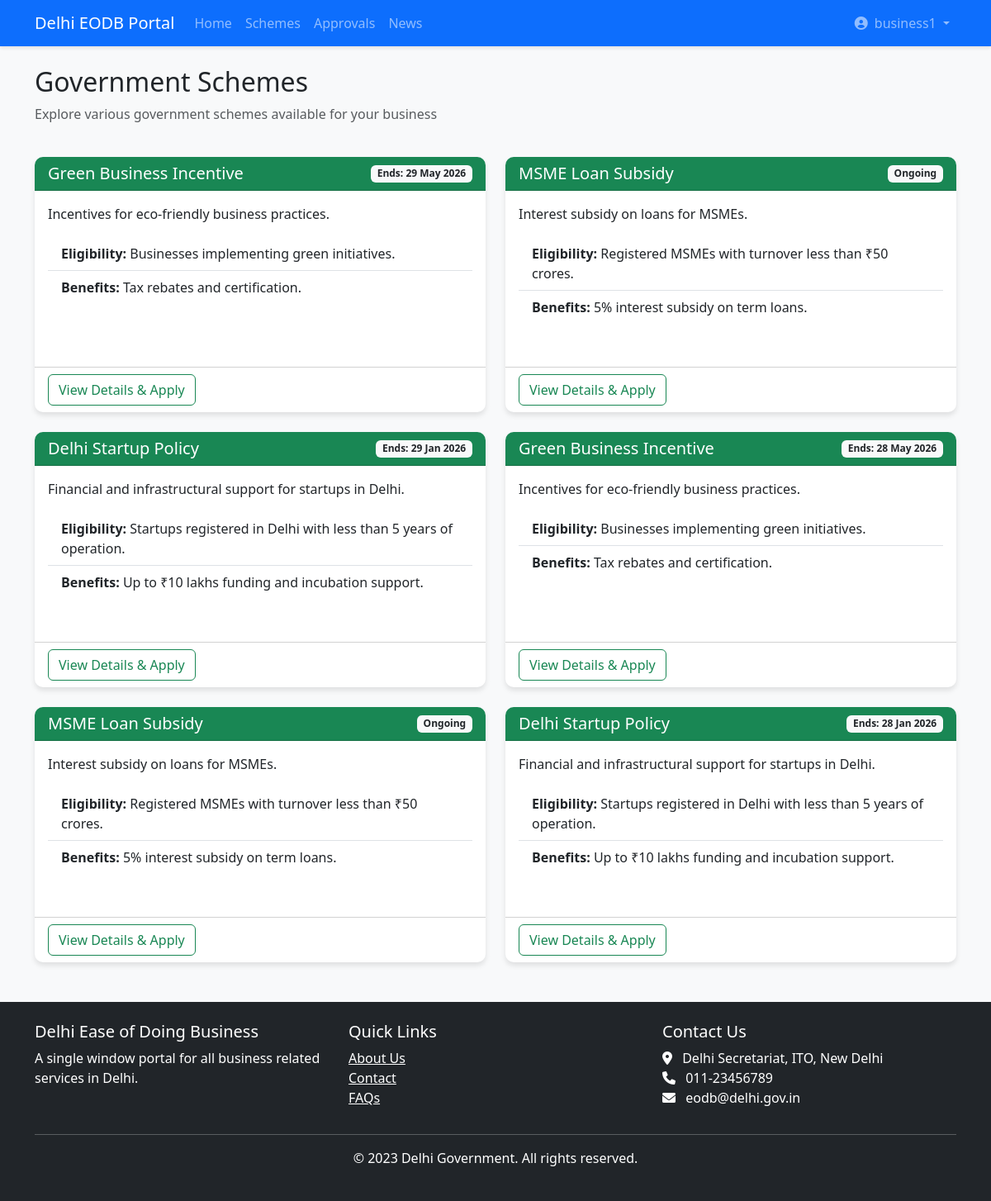
Page /schemes/ (signed in) on the committed database.
### business_portal/models.py (models this page shows, shortened)
class GovernmentScheme(models.Model):
    name = models.CharField(max_length=255)
    description = models.TextField()
    eligibility = models.TextField()
    benefits = models.TextField()
    application_process = models.TextField()
    website_link = models.URLField()
    start_date = models.DateField()
    end_date = models.DateField(null=True, blank=True)
    is_active = models.BooleanField(default=True)
    created_at = models.DateTimeField(auto_now_add=True)

### business_portal/views.py (the view)
# urls.py: path('schemes/', views.government_schemes, name='government_schemes'),
@login_required
def government_schemes(request):
    schemes = GovernmentScheme.objects.filter(is_active=True).order_by('-created_at')
    return render(request, 'business_portal/government_schemes.html', {'schemes': schemes})

### business_portal/templates/business_portal/government_schemes.html
{% extends "business_portal/base.html" %}
{% load static %}
{% block content %}
<div class="row mb-4">
    <div class="col-md-8">
        <h2>Government Schemes</h2>
        <p class="text-muted">Explore various government schemes available for your business</p>
    </div>
</div>
<div class="row">
    {% for scheme in schemes %}
    <div class="col-md-6 mb-4">
        <div class="card h-100">
            <div class="card-header bg-success text-white">
                <div class="d-flex justify-content-between align-items-center">
                    <h5 class="mb-0">{{ scheme.name }}</h5>
                    <span class="badge bg-light text-dark">
                        {% if scheme.end_date %}
                            Ends: {{ scheme.end_date|date:"d M Y" }}
                        {% else %}
                            Ongoing
                        {% endif %}
                    </span>
                </div>
            </div>
            <div class="card-body">
                <p>{{ scheme.description|truncatechars:150 }}</p>
                <ul class="list-group list-group-flush mb-3">
                    <li class="list-group-item">
                        <strong>Eligibility:</strong> {{ scheme.eligibility|truncatechars:100 }}
                    </li>
                    <li class="list-group-item">
                        <strong>Benefits:</strong> {{ scheme.benefits|truncatechars:100 }}
                    </li>
                </ul>
            </div>
            <div class="card-footer bg-transparent">
                <a href="{% url 'scheme_details' scheme.id %}" class="btn btn-outline-success">
                    View Details & Apply
                </a>
            </div>
        </div>
    </div>
    {% empty %}
    <div class="col-12">
        <div class="alert alert-info">
            No government schemes available at the moment.
        </div>
    </div>
    {% endfor %}
</div>
{% endblock %}

### business_portal/templates/business_portal/base.html (shortened to what this page needs)
{% load static %}
<!DOCTYPE html>
<html lang="en">
<head>
    <link href="https://cdn.jsdelivr.net/npm/bootstrap@5.3.0/dist/css/bootstrap.min.css" rel="stylesheet">
    <link rel="stylesheet" href="https://cdnjs.cloudflare.com/ajax/libs/font-awesome/6.0.0/css/all.min.css">
    <link rel="stylesheet" href="{% static 'css/style.css' %}">
</head>
<body>
    <nav class="navbar navbar-expand-lg navbar-dark bg-primary">
        <div class="container">
            <a class="navbar-brand" href="{% url 'home' %}">Delhi EODB Portal</a>
            <div class="collapse navbar-collapse" id="navbarNav">
                <ul class="navbar-nav me-auto">
                    <li class="nav-item">
                        <a class="nav-link" href="{% url 'home' %}">Home</a>
                    </li>
                    <li class="nav-item">
                        <a class="nav-link" href="{% url 'government_schemes' %}">Schemes</a>
                    </li>
                    <li class="nav-item">
                        <a class="nav-link" href="{% url 'approval_types' %}">Approvals</a>
                    </li>
                    <li class="nav-item">
                        <a class="nav-link" href="{% url 'news' %}">News</a>
                    </li>
                </ul>
                <ul class="navbar-nav">
                    {% if user.is_authenticated %}
                        <li class="nav-item dropdown">
                            <a class="nav-link dropdown-toggle" href="#" id="navbarDropdown" role="button" data-bs-toggle="dropdown">
                                <i class="fas fa-user-circle me-1"></i> {{ user.username }}
                            </a>
                        </li>
                    {% endif %}
                </ul>
            </div>
        </div>
    </nav>
    <main class="container my-4">
        {% block content %}{% endblock %}
    </main>
    <footer class="bg-dark text-white py-4 mt-4">
        <div class="container">
            <div class="row">
                <div class="col-md-4">
                    <h5>Delhi Ease of Doing Business</h5>
                    <p>A single window portal for all business related services in Delhi.</p>
                </div>
                <div class="col-md-4">
                    <h5>Quick Links</h5>
                    <ul class="list-unstyled">
                        <li><a href="#" class="text-white">About Us</a></li>
                        <li><a href="#" class="text-white">Contact</a></li>
                        <li><a href="#" class="text-white">FAQs</a></li>
                    </ul>
                </div>
                <div class="col-md-4">
                    <h5>Contact Us</h5>
                    <address>
                        <i class="fas fa-map-marker-alt me-2"></i> Delhi Secretariat, ITO, New Delhi<br>
                        <i class="fas fa-phone me-2"></i> 011-23456789<br>
                        <i class="fas fa-envelope me-2"></i> eodb@delhi.gov.in
                    </address>
                </div>
            </div>
            <hr>
            <div class="text-center">
                <p>&copy; 2023 Delhi Government. All rights reserved.</p>
            </div>
        </div>
    </footer>
</body>
</html>

### business_portal/static/css/style.css (style rules this page uses)
body { background-color: #f8f9fa; font-family: 'Segoe UI', Tahoma, Geneva, Verdana, sans-serif; }
.navbar { box-shadow: 0 2px 4px rgba(0,0,0,.1); }
.card { border: none; border-radius: 10px; box-shadow: 0 4px 6px rgba(0,0,0,.1); transition: transform 0.3s ease; margin-bottom: 20px; }
.card-header { border-radius: 10px 10px 0 0 !important; }
.list-group-item { border-left: none; border-right: none; }
.list-group-item:first-child { border-top: none; }
.list-group-item:last-child { border-bottom: none; }

### rows in the picture
GovernmentScheme: name "Green Business Incentive", end_date "29 May 2026", description "Incentives for eco-friendly business practices.", eligibility "Businesses implementing green initiatives.", benefits "Tax rebates and certification."
GovernmentScheme: name "MSME Loan Subsidy", shows "Ongoing", description "Interest subsidy on loans for MSMEs.", eligibility "Registered MSMEs with turnover less than ₹50 crores.", benefits "5% interest subsidy on term loans."
GovernmentScheme: name "Delhi Startup Policy", end_date "29 Jan 2026", description "Financial and infrastructural support for startups in Delhi.", eligibility "Startups registered in Delhi with less than 5 years of operation.", benefits "Up to ₹10 lakhs funding and incubation support."
GovernmentScheme: name "Green Business Incentive", end_date "28 May 2026", description "Incentives for eco-friendly business practices.", eligibility "Businesses implementing green initiatives.", benefits "Tax rebates and certification."
GovernmentScheme: name "MSME Loan Subsidy", shows "Ongoing", description "Interest subsidy on loans for MSMEs.", eligibility "Registered MSMEs with turnover less than ₹50 crores.", benefits "5% interest subsidy on term loans."
GovernmentScheme: name "Delhi Startup Policy", end_date "28 Jan 2026", description "Financial and infrastructural support for startups in Delhi.", eligibility "Startups registered in Delhi with less than 5 years of operation.", benefits "Up to ₹10 lakhs funding and incubation support."

### other values in the picture
{{ user.username }} "business1"
